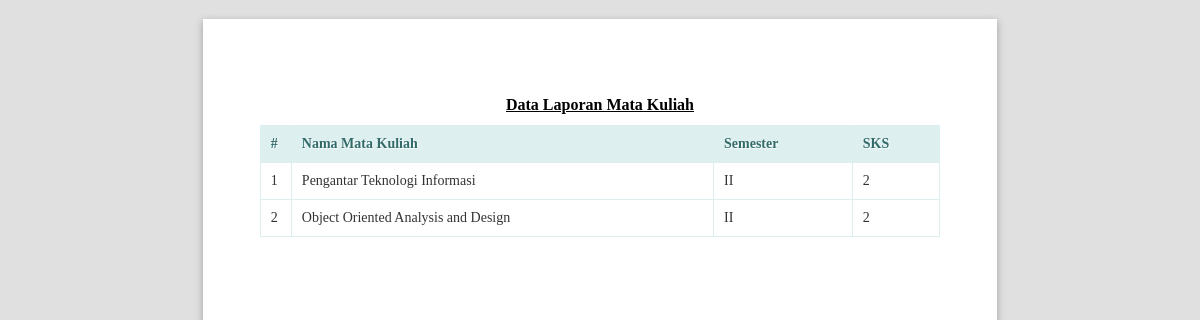
/public/matakuliah/lihatlaporan (signed in), run on the app's committed database.
### tables this page shows
CREATE TABLE `matakuliah` (
  `matakuliah_id` int(12) NOT NULL AUTO_INCREMENT,
  `nama_matakuliah` varchar(40) NOT NULL,
  `semester` varchar(10) NOT NULL,
  `sks` varchar(10) NOT NULL,
  PRIMARY KEY (`matakuliah_id`)
);

### app/core/Controller.php (called while the page is built, shortened)
<?php
class Controller{
	public function view($view, $data = [])
	{
		require_once '../app/views/' . $view . '.php';
	}
	public function model($model)
	{
		return new $model;
	}
}

### app/controllers/MataKuliah.php (called while the page is built, shortened)
<?php
class MataKuliah extends Controller
{
	public function lihatlaporan()
	{
		$data['title'] = 'Data Laporan Mata Kuliah';
		$data['matakuliah'] = $this->model('MataKuliahModel')->getAllMataKuliah();
		$this->view('matakuliah/lihatlaporan', $data);
	}
}

### app/core/App.php (called while the page is built, shortened)
<?php
class App{
	protected $method = 'index';
	protected $params = [];
	public function __construct(){
		$url = $this->parseURL();
		if(file_exists('../app/controllers/' . $url[0] . '.php')){
			unset($url[0]);
		}
		$this->controller = new $this->controller;
		if(isset($url[1])){
			if(method_exists($this->controller, $url[1])){
				$this->method = $url[1];
			}
		}
		call_user_func_array([$this->controller, $this->method], $this->params);
	}
	public function parseURL(){
		if( isset($_GET['url'])){
			$url = rtrim($_GET['url'], '/');
			$url = filter_var($url, FILTER_SANITIZE_URL);
			$url = explode('/',$url);
			return $url;
		}
	}
}

### public/index.php (called while the page is built, shortened)
<?php
$app = new App;

### app/core/Database.php (called while the page is built, shortened)
<?php
class Database{
	private $host = DB_HOST;
	private $user = DB_USER;
	private $pass = DB_PASS;
	private $dbnm = DB_NAME;
	private $dbh;
	private $stmt;
	public function __construct()
	{
		$dsn = 'mysql:host='. $this->host .';dbname='. $this->dbnm;
		$option = [
			PDO::ATTR_PERSISTENT => true,
			PDO::ATTR_ERRMODE => PDO::ERRMODE_EXCEPTION
		];
		try{
			$this->dbh = new PDO($dsn,$this->user,$this->pass, $option);
		}catch(PDOException $e){
			die($e->getMessage());
		}
	}
	public function query($query)
	{
		$this->stmt = $this->dbh->prepare($query);
	}
	public function execute()
	{
		$this->stmt->execute();
	}
	public function resultSet()
	{
		$this->execute();
		return $this->stmt->fetchAll(PDO::FETCH_ASSOC);
	}
}

### app/models/MataKuliahModel.php (called while the page is built, shortened)
<?php
class MataKuliahModel
{
	private $table = 'matakuliah';
	private $db;
	public function __construct()
	{
		$this->db = new Database;
	}
	public function getAllMataKuliah()
	{
		$this->db->query("SELECT * FROM " . $this->table);
		return $this->db->resultSet();
	}
}

### app/views/matakuliah/lihatlaporan.php (the view, shortened to what this page needs)
<!DOCTYPE html>
<html lang="en">
<head>
  <link rel="stylesheet" href="<?= base_url ?>/dist/js/normalize.min.css">
  <link rel="stylesheet" href="<?= base_url ?>/dist/css/paper.css">
</head>
<body class="A4 potrait">
  <section class="sheet padding-15mm">
    <h1 class="center" style="text-decoration: underline;margin-top: 20px;"><?= $data['title'] ?></h1>
    <table class="table">
      <thead>
        <tr>
          <th style="width: 10px">#</th>
          <th>Nama Mata Kuliah</th>
          <th>Semester</th>
          <th>SKS</th>
        </tr>
      </thead>
      <tbody>
        <?php $no = 1; ?>
        <?php foreach ($data['matakuliah'] as $row) : ?>
          <tr>
            <td><?= $no; ?></td>
            <td><?= $row['nama_matakuliah']; ?></td>
            <td><?= $row['semester']; ?></td>
            <td><?= $row['sks']; ?></td>
          </tr>
        <?php $no++;
        endforeach; ?>
      </tbody>
    </table>
  </section>
</body>
</html>

### app/views/matakuliah/lihatlaporan.php (style rules this page uses)
.center { margin-right: auto; margin-left: auto; text-align: center; }
h1 { font-size: 16px; }
* { font-family: Calibri; font-size: 14px; -webkit-print-color-adjust: exact; }
.table { border: solid 1px #DDEEEE; border-collapse: collapse; border-spacing: 0; font: normal 13px Arial, sans-serif; width: 100%; }
.table thead th { background-color: #DDEFEF; border: solid 1px #DDEEEE; color: #336B6B; padding: 10px; text-align: left; text-shadow: 1px 1px 1px #fff; }
.table tbody td { border: solid 1px #DDEEEE; color: #333; padding: 10px; text-shadow: 1px 1px 1px #fff; }

### data on the page
matakuliah: nama_matakuliah "Pengantar Teknologi Informasi", semester "II", sks "2"
matakuliah: nama_matakuliah "Object Oriented Analysis and Design", semester "II", sks "2"

### other printed values
$data['title'] "Data Laporan Mata Kuliah"
